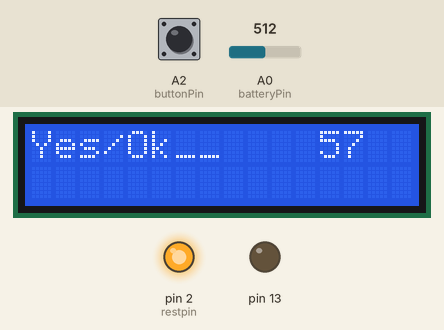
A sketch run on a simulated Arduino Uno, built with avr-gcc and run on an emulated ATmega328P. Shown: 16×2 character LCD, output pins drawn as LEDs (lit = HIGH). Inputs (shaded band) come from the test bench; at power-on: A0 (batteryPin) = 512, A2 (buttonPin) HIGH. The modem accepts every AT command (registered, SIM ready, sends succeed) and sends nothing else; what the sketch prints to the serial monitor is not drawn.

Above: at 1.3 s.
1.4 s: A0 (batteryPin) set to 1023
At 2.7 s:
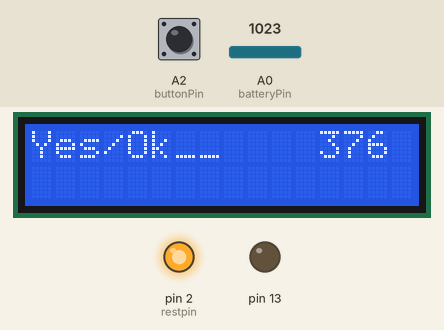
4.4 s: A2 (buttonPin) pulled LOW for 0.15 s
At 5.7 s:
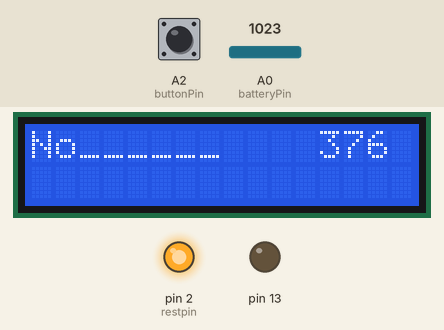
6.0 s: A2 (buttonPin) pulled LOW for 1 s
At 7.5 s:
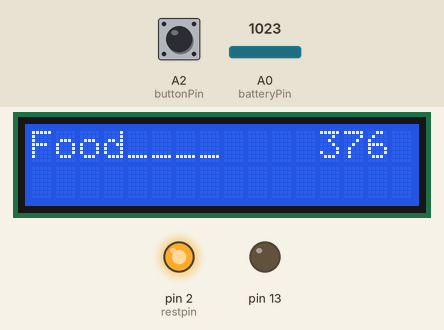
8.5 s: A2 (buttonPin) pulled LOW for 0.15 s
At 9.8 s:
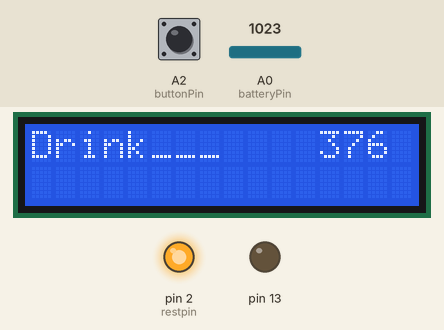
10.1 s: A0 (batteryPin) set to 306
At 11.2 s:
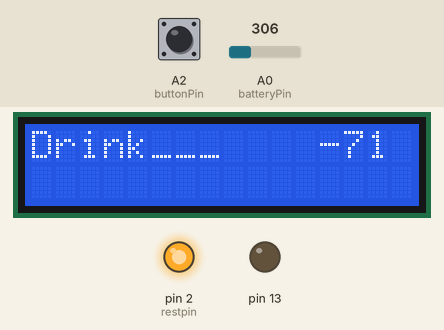
13.1 s: A0 (batteryPin) set to 190
At 17.3 s:
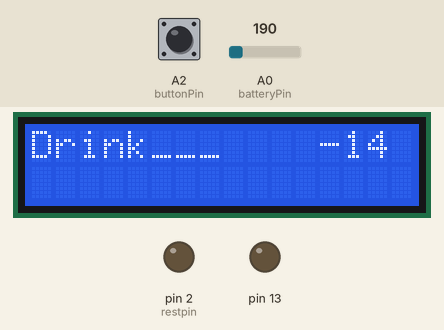
Timing chart, 0 to 23.6 s (numbered marks = the images above; inputs shaded):
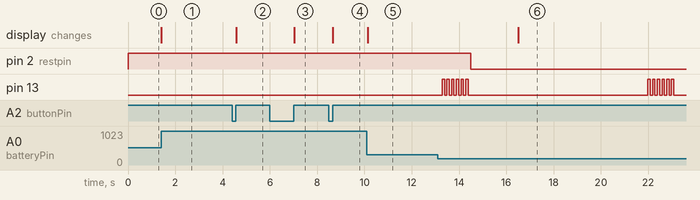

The sketch:

Final_EBGS.ino
```cpp
#include <SoftwareSerial.h>
SoftwareSerial mySerial(7, 8);
#include <Wire.h>
#include <LiquidCrystal_I2C.h>

#define restpin 2

LiquidCrystal_I2C lcd(0x27, 16, 2);
const int buttonPin = A2;
const int batteryPin = A0;

int cyclenum = 0;
int currentWordIndex = 0;
int totalWords = 8;  // Total number of words
unsigned long buttonPressStartTime = 0;
bool showTopLineOnBottom = false;

const String words[] = {
  "Yes/Ok__",
  "No______",
  "Food____",
  "Drink___",
  "Washroom",
  "Emergncy",
  "Uncomfor",
  "STOP    "
};

void setup() {
  pinMode(13, OUTPUT);
  pinMode(restpin, OUTPUT);
  digitalWrite(restpin, 1);

  mySerial.begin(9600);
  Serial.begin(9600);
  lcd.init();
  lcd.init();
  lcd.backlight();
  pinMode(buttonPin, INPUT_PULLUP);

  displayCurrentWord();  // Initial display of the first word
}

void loop() {
  lcd.backlight();

  // Read the battery level
  int batteryLevel = analogRead(0);
  Serial.println(batteryLevel);
  batteryLevel = map(batteryLevel, 420, 580, 0, 100);
  Serial.println(batteryLevel);
  lcd.setCursor(12,0);
  lcd.print(batteryLevel);
  lcd.setCursor(15,0);
  lcd.print("%");

  lcd.setCursor(15,0);
  lcd.print("   ");
  cyclenum++;
  if (batteryLevel <= 10 && cyclenum>200) {
    // Battery level is less than or equal to 10%, send low battery message
    SendMessage("Low battery level: " + String(batteryLevel) + "%");
    delay(2000); // Display the low battery message for 2 seconds
    cyclenum = 0;
  } else if (digitalRead(buttonPin) == LOW) {
    if (buttonPressStartTime == 0) {
      buttonPressStartTime = millis();
    }

    // Check if the button has been pressed for at least 2 seconds
    if (millis() - buttonPressStartTime >= 2000) {
      showTopLineOnBottom = true;
      displayCurrentWordOnBottom();
    }
if ( currentWordIndex !=7) {
    if (millis() - buttonPressStartTime >= 6000) {
      showTopLineOnBottom = true;
      lcd.setCursor(9, 1);
      lcd.print(words[currentWordIndex]);
      if (SendMessage(words[currentWordIndex])) {
        // Message sent successfully
        lcd.clear();
      } else {
        // Message send failed, display an error message
        lcd.clear();
        lcd.setCursor(0, 0);
        lcd.print("Error: Message Send");
        delay(2000); // Display error for 2 seconds
        lcd.clear();
      }
    }
}
if ( currentWordIndex ==7) {
    if (millis() - buttonPressStartTime >= 6000) {
      showTopLineOnBottom = true;
      lcd.setCursor(9, 1);
      lcd.print(words[currentWordIndex]);
      if (SendMessage("Patient is sleeping")) {
        // Message sent successfully
        lcd.clear();
      } else {
        // Message send failed, display an error message
        lcd.clear();
        lcd.setCursor(0, 0);
        lcd.print("Error: Message Send");
        delay(2000); // Display error for 2 seconds
        lcd.clear();
      }
    }
}

  } else {
    if (buttonPressStartTime != 0) {
      // Button released, reset the timer
      buttonPressStartTime = 0;

      if (showTopLineOnBottom) {
        showTopLineOnBottom = false;
        displayCurrentWord();  // Reset back to normal display
      } else {
        // Cycle to the next word on a normal button press
        currentWordIndex = (currentWordIndex + 1) % totalWords;
        displayCurrentWord();
      }
    }
  }
}

void displayCurrentWord() {
  lcd.setCursor(0, 0);
  lcd.print(words[currentWordIndex]);
}

void displayCurrentWordOnBottom() {
  lcd.setCursor(0, 1);
  lcd.print(words[currentWordIndex]);
}

bool SendMessage(String message) {
  mySerial.println("AT+CMGF=1");
  delay(1000);
  mySerial.println("AT+CMGS=\"+94710134001\"\r");
  delay(1000);
  mySerial.println(message);
  delay(100);
  mySerial.println((char)26);
  delay(1000);

  // Wait for the response from the GSM module
  char response[100];
  int i = 0;
  while (mySerial.available()) {
    response[i++] = mySerial.read();
    if (i >= sizeof(response) - 1) {
      break;
    }
  }
  response[i] = '\0';

  // Check if the response contains "OK" to determine if the message was sent successfully
  if (strstr(response, "OK") != NULL) {
    digitalWrite(13, 1);
    delay(100);
    digitalWrite(13, 0);
    delay(100);
    digitalWrite(13, 1);
    delay(100);
    digitalWrite(13, 0);
    delay(100);
    digitalWrite(13, 1);
    delay(100);
    digitalWrite(13, 0);
    delay(100);
    digitalWrite(13, 1);
    delay(100);
    digitalWrite(13, 0);
    delay(100);
    digitalWrite(13, 1);
    delay(100);
    digitalWrite(13, 0);
    delay(100);
    digitalWrite(13, 1);
    delay(100);
    digitalWrite(13, 0);
    delay(100);
    digitalWrite(restpin, 0);
    return true; // Message sent successfully
  } else {
    digitalWrite(restpin, 0);
    return false; // Message send failed
  }
}
```

Measured:
- after the input at 1.4 s, the display: changes at once (image 1)
- after the input at 4.4 s, the display: changes after 0.17 s (image 2)
- after the input at 6.0 s, the display: changes after 1.0 s (image 3)
- after the input at 8.5 s, the display: changes after 0.16 s (image 4)
- after the input at 10.1 s, the display: changes at once (image 5)
- after the input at 13.1 s, the display: changes after 3.4 s (image 6)
